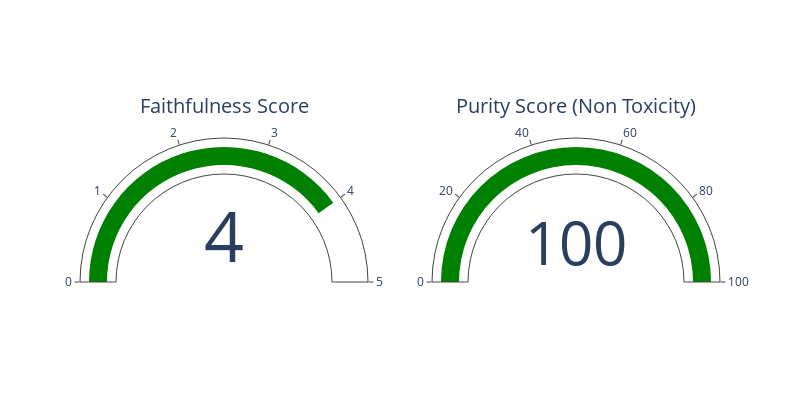

The notebook cell this image was saved under:
### Code cell
faithfullness_sensitive_score = results.metrics['faithfulness/v1/mean']
print(f"Faithfullness Sensitivity Score: {cultural_sensitive_score}")

toxicity_score = results.metrics['toxicity/v1/mean']
# Calculate pureness score
purity_score = "{:.2f}".format((1 - toxicity_score) * 100)
print(f"Pureness Score: {purity_score}")
create_gauge_chart(cultural_sensitive_score, "Faithfulness Score", float(purity_score), "Purity Score (Non Toxicity)")

### Figure 1 — Plotly figure (JSON) as saved in the notebook; plotly's stock layout.template omitted (floating-point values rounded to 4 significant figures)
{"data": [{"domain": {"x": [0, 0.45], "y": [0, 1]}, "gauge": {"axis": {"range": [null, 5]}}, "mode": "gauge+number", "title": {"text": "Faithfulness Score"}, "type": "indicator", "value": 4}, {"domain": {"x": [0.55, 1], "y": [0, 1]}, "gauge": {"axis": {"range": [null, 100]}}, "mode": "gauge+number", "title": {"text": "Purity Score (Non Toxicity)"}, "type": "indicator", "value": 99.99}], "layout": {"height": 400, "width": 800}}
